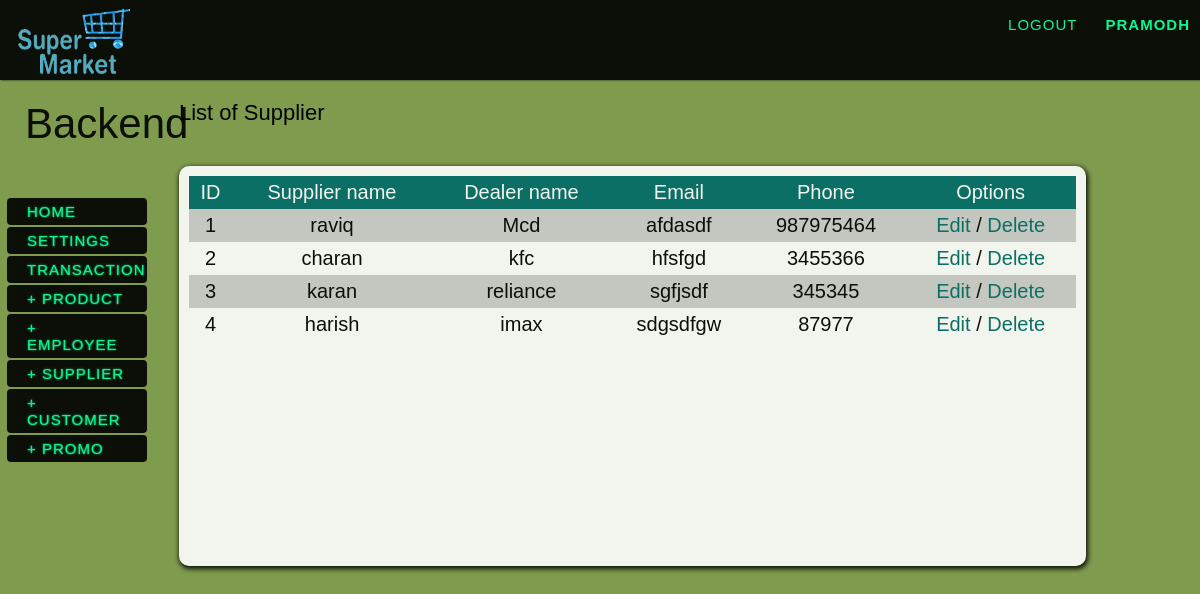
Page /viewlist.php?list=supplier (signed in) on the committed database.
### tables this page shows
CREATE TABLE `supplier` (
  `sdealer` varchar(20) NOT NULL,
  `semail` varchar(40) NOT NULL,
  `sid` int(11) NOT NULL,
  `saddress` varchar(50) NOT NULL,
  `sname` varchar(20) NOT NULL,
  `sphone` int(12) NOT NULL
);

### viewlist.php (the view, shortened to what this page needs)
<?php
	require_once("include/header.php");
?>
<div id="body">
	<?php include_once("include/left_content.php"); ?>
    <div class="rcontent">
    <?php if(isset($_GET['list'])){
		if(!strcmp(strtolower($_GET['list']),"product")){
			echo"<h1><span>List of ".ucfirst($_GET['list'])."</span></h1>";
			echo"<div id='contentbox'><div id='data'>
				 <table id='itemList' ><tr><th>ID</th><th>Product name</th><th>Supplier name</th><th>Market Price</th><th>Cost Price</th><th>Options</th></tr>";
			$plist = mysql_query("select product_id, product_name, supplier_id, market_price, cost_price from product");
			while($row = mysql_fetch_array($plist)){
				echo"<tr><td>{$row['product_id']}</td>
					 <td>{$row['product_name']}</td>";
			$slist = mysql_query("select sdealer from supplier where sid='{$row['supplier_id']}'");
			$slist = mysql_fetch_array($slist);
				echo"<td>{$slist['sdealer']}</td>
					 <td>{$row['market_price']}</td>
					 <td>{$row['cost_price']}</td>
					 <td><a href='editlist.php?name=product&id={$row['product_id']}'>Edit</a> /
					 <a href='editlist.php?name=product&id={$row['product_id']}&del=1'>Delete</a></td>";
			}
        	echo"</tr></table></div></div>";
		}
	elseif(!strcmp(strtolower($_GET['list']),"supplier")){
			echo"<h1><span>List of ".ucfirst($_GET['list'])."</span></h1>";
			echo"<div id='contentbox'><div id='data'><table id='itemList' ><tr><th>ID</th><th>Supplier name</th><th>Dealer name</th><th>Email</th><th>Phone</th><th>Options</th></tr>";
			$slist = mysql_query("select sid, sname, sdealer, semail, sphone from supplier");
			while($row = mysql_fetch_array($slist)){
				echo"<tr><td>{$row['sid']}</td>
					 <td>{$row['sname']}</td>
					 <td>{$row['sdealer']}</td>
					 <td>{$row['semail']}</td>
					 <td>{$row['sphone']}</td>
					 <td><a href='editlist.php?name=supplier&id={$row['sid']}'>Edit</a> /
					 <a href='editlist.php?name=supplier&id={$row['sid']}&del=1'>Delete</a></td>";
			}
        	echo"</tr></table></div></div>";
		}
	}
	?>
    </div>
</div>

### css/outline.css (style rules this page uses)
body { margin-left:auto; margin-right:auto; background-color: #7f9b4e; background-repeat: repeat, no-repeat; background-position: center center; background-attachment: fixed; -webkit-background-size: auto, cover; -moz-background-size: auto, cover; -o-background-size: auto, cover; background-size: auto, cover; color: #000; font-family: 'Josefin Slab', Arial, sans-serif; font-size: 20px; }
a { color: #0f9; text-decoration: none; }
h1 { margin:0px; padding:20px; font-size:42px; color:#000; text-align:left; font-weight:400; text-align:left; }
h1 span { font-size:22px; color:#000; padding-top:10px; }
.rcontent { position:relative; width:84%; margin:0px 5px; float:left; overflow:auto; padding-bottom:100px; }
#contentbox { width:90%; height: 400px; margin: 20px; background-color:#FFFFFF; border-radius:10px; -moz-border-radius: 15px; -moz-box-shadow: 1px 2px 5px 1px #000; -webkit-box-shadow: 1px 2px 5px 1px #000; box-shadow: 1px 2px 5px 1px #000; opacity: 0.9; overflow: auto; }
#contentbox a { color:#006b68; }
#data { padding:10px; }
#itemList { width:100%; }
#itemList a { color:#006b68; }
#itemList th,td { padding:5px; text-align:center; }
#itemList tr:nth-child(even) { background-color: #CCC; }
#itemList tr:nth-child(odd) { background-color:#fff; }
#itemList tr:nth-child(1) { background-color:#006b68; color:#fff; }

### rows in the picture
supplier: sid "1", sname "raviq", sdealer "Mcd", semail "afdasdf", sphone "987975464"
supplier: sid "2", sname "charan", sdealer "kfc", semail "hfsfgd", sphone "3455366"
supplier: sid "3", sname "karan", sdealer "reliance", semail "sgfjsdf", sphone "345345"
supplier: sid "4", sname "harish", sdealer "imax", semail "sdgsdfgw", sphone "87977"

### other values in the picture
$_SESSION['username'] "PRAMODH"
$_GET['list'] "Supplier"
